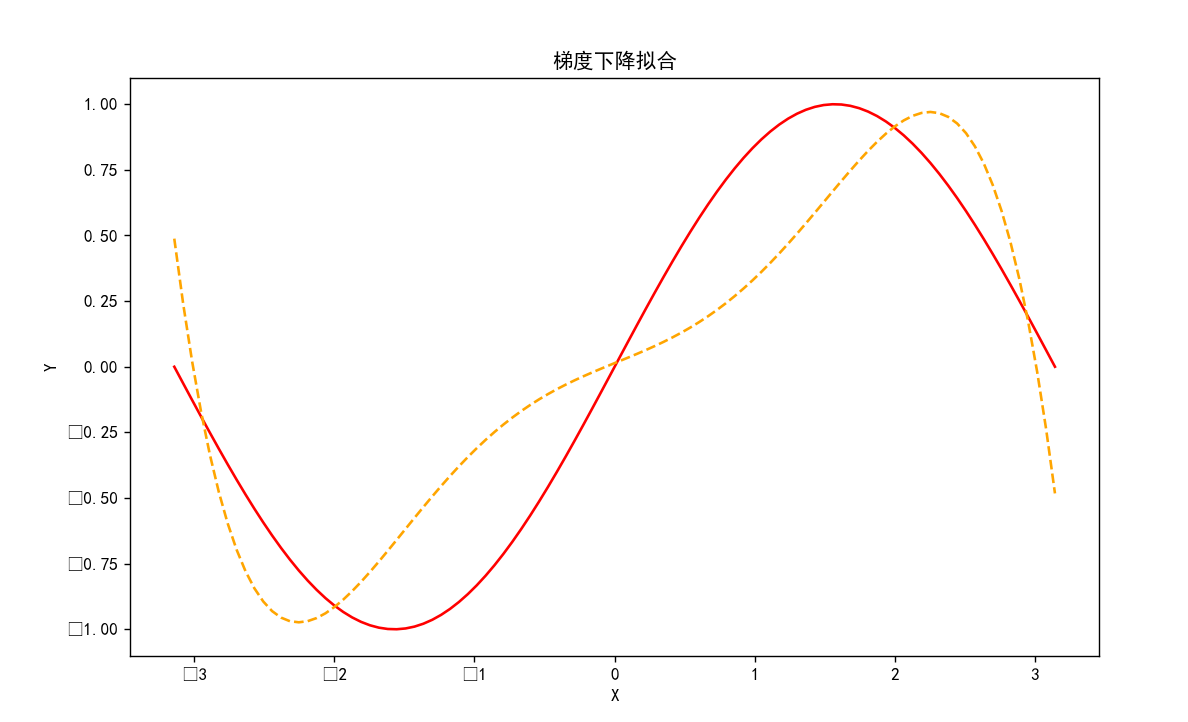

Recreate this plot in Python.
import numpy as np
import matplotlib.pyplot as plt


class Sin_regression:
    def __init__(self, learn_speed_rate, echo_times):
        self.speed = learn_speed_rate  # 学习率
        self.times = echo_times  # 迭代次数
        self.c = np.random.rand(6)  # 随机初始化参数

    # 梯度下降求最小损失
    def fit(self, X: np.ndarray, Y: np.ndarray) -> np.ndarray:
        c = self.c
        for idx in range(1, self.times + 1):
            # 预测序列
            predict_Y = c[0] + c[1] * X + c[2] * X ** 2 + c[3] * X ** 3 + c[4] * X ** 4 + c[5] * X ** 5
            # 打印损失函数值
            if idx % 100 == 0:
                print(f"time: {idx}, loss: {self.loss(predict_Y, Y):.4f}")
            # 计算偏导
            temp = np.zeros(6)
            for i in range(6):
                temp[i] = np.mean(2 * (predict_Y - Y) * (X ** i))
            # 梯度
            self.c -= self.speed * temp
        return self.c

    def loss(self, predict_Y: np.ndarray, Y: np.ndarray) -> float:
        return np.mean((predict_Y - Y) ** 2)


if __name__ == "__main__":
    # 生成数据
    X = np.linspace(-np.pi, np.pi, 100)
    Y = np.sin(X)

    model = Sin_regression(learn_speed_rate=0.0001, echo_times=10000)
    c = model.fit(X, Y)
    prediction_Y = c[0] + c[1] * X + c[2] * X ** 2 + c[3] * X ** 3 + c[4] * X ** 4 + c[5] * X ** 5

    # 设置字体
    plt.rcParams['font.family'] = 'sans-serif'
    plt.rcParams['font.sans-serif'] = ['SimHei']

    # 可视化
    plt.figure(figsize=(10, 6))
    plt.title('梯度下降拟合')
    plt.xlabel('X')
    plt.ylabel('Y')
    plt.plot(X, Y, color='red', label='sin(x)')
    plt.plot(X, prediction_Y, linestyle='--', color='orange', label='预测')
    plt.show()
